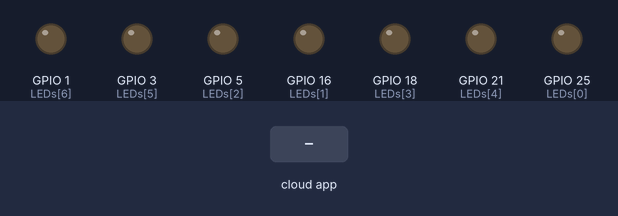
A sketch run on a simulated ESP32. Shown: output pins drawn as LEDs (lit = HIGH). The inputs (shaded band) are chosen by the test bench. WiFi joins after 1.5 s; servers stay silent unless stated; the Firebase database answers and starts empty; what the sketch prints to the serial monitor is not drawn.

Above: at 2.7 s.
2.8 s: the phone or cloud app sets numero to 1
At 4.5 s:
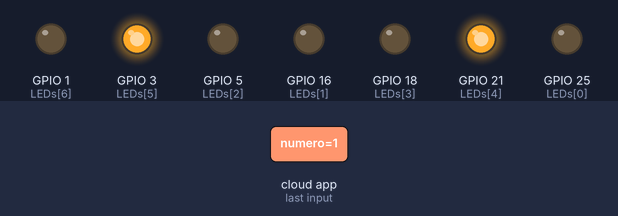
9.6 s: the phone or cloud app sets numero to 0
At 21.1 s:
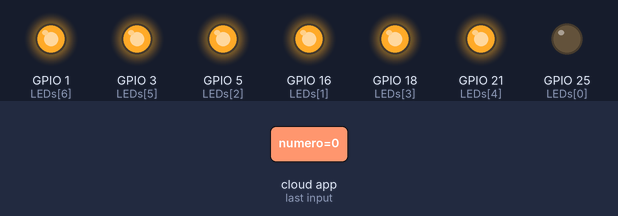
Timing chart, 0 to 22.6 s (numbered marks = the images above; inputs shaded):
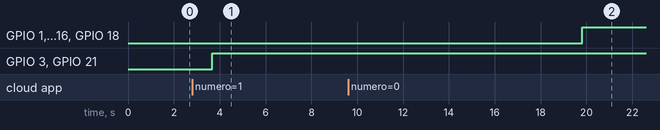

The sketch:

prubea_lectura.ino
```cpp
//https://www.juanjobeunza.com/esp32-wifi/
//https://create.arduino.cc/projecthub/electropeak/connecting-arduino-to-firebase-to-send-receive-data-cd8805
#include <esp_wpa2.h>
#include <WiFi.h>
#include <Firebase_ESP_Client.h>
#include <addons/TokenHelper.h>
#include "Arduino.h"
#include "addons/RTDBHelper.h"

//Se declaran los pines a usar para el display
int LEDs[] = {25,16,5,18,21,3,1};
//25 g, 16 f, 5 e, 18 d, 3 c, 21 b, 1 a

//se declaran los arreglos que forman los dígitos
int zero[] = {0, 1, 1, 1, 1, 1, 1};   // cero
int one[] = {0, 0, 0, 0, 1, 1, 0};   // uno
int two[] = {1, 0, 1, 1, 0, 1, 1};   // dos
int three[] = {1, 0, 0, 1, 1, 1, 1};   // tres
int four[] = {1, 1, 0, 0, 1, 1, 0};   // cuatro
int five[] = {1, 1, 0, 1, 1, 0, 1};   // cinco
int six[] = {1, 1, 1, 1, 1, 0, 1};   // seis
int seven[] = {0, 0, 0, 0, 1, 1, 1};   // siete
int eight[] = {1, 1, 1, 1, 1, 1, 1}; // ocho
int nine[] = {1, 1, 0, 1, 1, 1, 1};   // nueve
int no_number[] = {1, 0, 0, 0, 0, 0, 0};   // numero mayor a nueve

//Variables
int numero;               //Numero de Firebase /readings/numero

//const char* ssid = "MEGACABLE-C29F";
//const char* password = "P6Jx2ncJ";
const char* ssid = "TP-LINK_343A";
const char* password = "24038614";

// Firebase insert auth
#define USER_EMAIL "a01735939@tec.mx"
#define USER_PASSWORD "a01735939"

// Insert Firebase project API Key
#define API_KEY "AIzaSyC6y5rPcMl6RU7kMSaSRhd4m6ccrF0siNs"//AIzaSyAjjTHMIV0y394tayvijhU-aVVcKdkIZxU

// Insert RTDB URLefine the RTDB URL */
#define DATABASE_URL "https://pipin-ca62a-default-rtdb.firebaseio.com/"

//Define Firebase Data object
FirebaseData fbdo;

FirebaseAuth auth;
FirebaseConfig config;

unsigned long sendDataPrevMillis = 0;
int intValue;
float floatValue;

bool signupOK = false;

void setup() {
  Serial.begin(115200);
  Serial.println(F("DHTxx readings!"));
  delay(10);

  // Se inicializan los pines del display como salida
  for (int i = 0; i<7; i++) pinMode(LEDs[i], OUTPUT);

  Serial.println();
  Serial.print("Connecting to ");
  Serial.println(ssid);

  Serial.print("MAC >> ");
  Serial.println(WiFi.macAddress());
  Serial.printf("Connecting to WiFi: %s ", ssid);
  WiFi.begin(ssid, password);

  while (WiFi.status() != WL_CONNECTED) {
      delay(500);
      Serial.print(".");
  }
  Serial.println("");
  Serial.println("WiFi connected");
  Serial.println("IP address: ");
  Serial.println(WiFi.localIP());
///* Assign the api key (required) */
  config.api_key = API_KEY;
  /* Assign the RTDB URL (required) */
  config.database_url = DATABASE_URL;
  /* Sign up */
  if (Firebase.signUp(&config, &auth, "", "")){
    Serial.println("ok");
    signupOK = true;
  }
  else{
    Serial.printf("%s\n", config.signer.signupError.message.c_str());
  }
  /* Assign the callback function for the long running token generation task */
  config.token_status_callback = tokenStatusCallback; //see addons/TokenHelper.h

  Firebase.begin(&config, &auth);
  Firebase.reconnectWiFi(true);
}

int value = 0;

//función que despliega del 0 al F
void segment_display(unsigned char valor){
    switch(valor){
        case 0:
            for (int i = 0; i<7; i++) digitalWrite(LEDs[i], zero[i]); break;
        case 1:
            for (int i = 0; i<7; i++) digitalWrite(LEDs[i], one[i]); break;
        case 2:
            for (int i = 0; i<7; i++) digitalWrite(LEDs[i], two[i]); break;
        case 3:
            for (int i = 0; i<7; i++) digitalWrite(LEDs[i], three[i]); break;
        case 4:
            for (int i = 0; i<7; i++) digitalWrite(LEDs[i], four[i]); break;
        case 5:
            for (int i = 0; i<7; i++) digitalWrite(LEDs[i], five[i]); break;
        case 6:
            for (int i = 0; i<7; i++) digitalWrite(LEDs[i], six[i]); break;
        case 7:
            for (int i = 0; i<7; i++) digitalWrite(LEDs[i], seven[i]); break;
        case 8:
            for (int i = 0; i<7; i++) digitalWrite(LEDs[i], eight[i]); break;
        case 9:
            for (int i = 0; i<7; i++) digitalWrite(LEDs[i], nine[i]); break;
        default:
            for (int i = 0; i<7; i++) digitalWrite(LEDs[i], no_number[i]); break;
    }
}

void loop() {
  delay(2000);

  if (Firebase.ready() && signupOK && (millis() - sendDataPrevMillis > 15000 || sendDataPrevMillis == 0)) {
    sendDataPrevMillis = millis();

    if (Firebase.RTDB.getInt(&fbdo, "/readings/numero")){
        numero = fbdo.intData();
        Serial.println(numero);
    }

    segment_display(numero);
  }
}
```

Measured:
- after the input at 2.8 s, GPIO 1 (LEDs[6]), GPIO 5 (LEDs[2]), GPIO 16 (LEDs[1]), GPIO 18 (LEDs[3]): stays LOW (without the input it goes to HIGH after 0.87 s)
- after the input at 9.6 s, GPIO 1 (LEDs[6]), GPIO 5 (LEDs[2]), GPIO 16 (LEDs[1]), GPIO 18 (LEDs[3]): LOW → HIGH after 10.2 s
